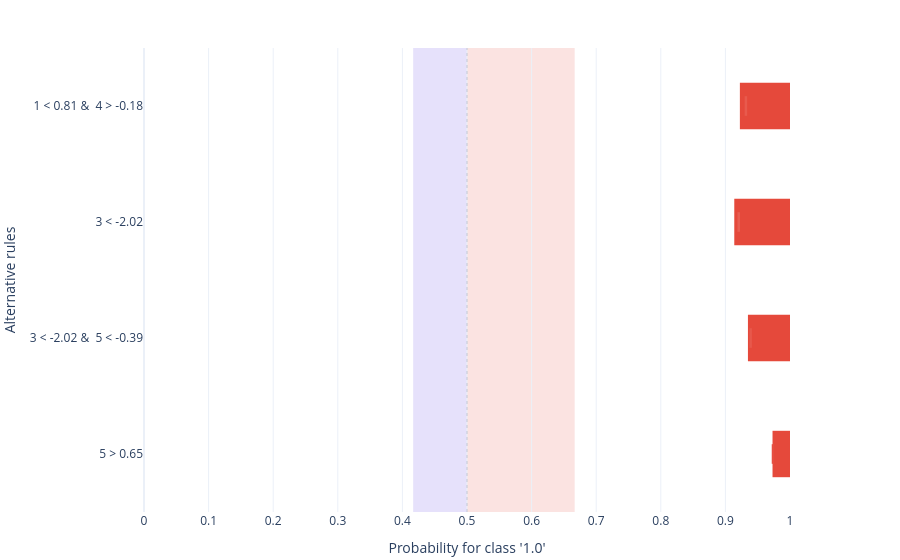

Notebook code cell kept with this figure:
### Markdown cell above
### Filtering — top N alternatives

`filter_top` limits the chart to the N alternatives returned first by CE's ranker (default ranking metric: `rnk_metric="ensured"`).

### Code cell
alternatives[1].plot(
    style="plotly.local.alternative_bars",
    show=True,
    filter_top=4,
);

### Figure 1 — Plotly figure (JSON) as saved in the notebook; plotly's stock layout.template omitted (floating-point values rounded to 4 significant figures)
{"data": [{"base": [0.9224, 0.9138, 0.9349, 0.9729], "hovertemplate": "%{hovertext}<extra></extra>", "hovertext": ["<b>Alternative 1</b><br>Rule: 1 < 0.81 & \n4 > -0.18<br>Feature(s): 1, 4<br>Current value(s): 0.8202306791482605, -1.1698874169376605<br><br>Alt prediction: 0.9318<br>Prediction delta: +0.3984<br>Base prediction: 0.5333<br>Interval: [0.9224, 1]<br>Interval width: 0.07758", "<b>Alternative 2</b><br>Rule: 3 < -2.02<br>Feature(s): 3<br>Current value(s): 0.5081898342893361<br><br>Alt prediction: 0.9206<br>Prediction delta: +0.3873<br>Base prediction: 0.5333<br>Interval: [0.9138, 1]<br>Interval width: 0.08625", "<b>Alternative 3</b><br>Rule: 3 < -2.02 & \n5 < -0.39<br>Feature(s): 3, 5<br>Current value(s): 0.5081898342893361, 0.00035882151950361596<br><br>Alt prediction: 0.9391<br>Prediction delta: +0.4058<br>Base prediction: 0.5333<br>Interval: [0.9349, 1]<br>Interval width: 0.06511", "<b>Alternative 4</b><br>Rule: 5 > 0.65<br>Feature(s): 5<br>Current value(s): 0.00035882151950361596<br><br>Alt prediction: 0.9736<br>Prediction delta: +0.4403<br>Base prediction: 0.5333<br>Interval: [0.9729, 1]<br>Interval width: 0.02707"], "marker": {"color": "#e5493b", "line": {"width": 0}}, "name": "interval", "orientation": "h", "showlegend": false, "type": "bar", "width": 0.4, "x": [0.07758, 0.08625, 0.06511, 0.02707], "y": ["1 < 0.81 & \n4 > -0.18", "3 < -2.02", "3 < -2.02 & \n5 < -0.39", "5 > 0.65"]}, {"hovertemplate": "%{hovertext}<extra></extra>", "hovertext": ["<b>Alternative 1</b><br>Rule: 1 < 0.81 & \n4 > -0.18<br>Feature(s): 1, 4<br>Current value(s): 0.8202306791482605, -1.1698874169376605<br><br>Alt prediction: 0.9318<br>Prediction delta: +0.3984<br>Base prediction: 0.5333<br>Interval: [0.9224, 1]<br>Interval width: 0.07758", "<b>Alternative 2</b><br>Rule: 3 < -2.02<br>Feature(s): 3<br>Current value(s): 0.5081898342893361<br><br>Alt prediction: 0.9206<br>Prediction delta: +0.3873<br>Base prediction: 0.5333<br>Interval: [0.9138, 1]<br>Interval width: 0.08625", "<b>Alternative 3</b><br>Rule: 3 < -2.02 & \n5 < -0.39<br>Feature(s): 3, 5<br>Current value(s): 0.5081898342893361, 0.00035882151950361596<br><br>Alt prediction: 0.9391<br>Prediction delta: +0.4058<br>Base prediction: 0.5333<br>Interval: [0.9349, 1]<br>Interval width: 0.06511", "<b>Alternative 4</b><br>Rule: 5 > 0.65<br>Feature(s): 5<br>Current value(s): 0.00035882151950361596<br><br>Alt prediction: 0.9736<br>Prediction delta: +0.4403<br>Base prediction: 0.5333<br>Interval: [0.9729, 1]<br>Interval width: 0.02707"], "marker": {"color": ["#e85a4d", "#e85d51", "#e7584b", "#e64e41"], "line": {"color": ["#e85a4d", "#e85d51", "#e7584b", "#e64e41"], "width": 2.5}, "size": 14, "symbol": "line-ns-open"}, "mode": "markers", "name": "prediction", "showlegend": false, "type": "scatter", "x": [0.9318, 0.9206, 0.9391, 0.9736], "y": ["1 < 0.81 & \n4 > -0.18", "3 < -2.02", "3 < -2.02 & \n5 < -0.39", "5 > 0.65"]}], "layout": {"autosize": true, "barmode": "overlay", "margin": {"b": 48, "l": 5, "r": 110, "t": 48}, "shapes": [{"fillcolor": "#e6e1fb", "layer": "below", "line": {"width": 0}, "type": "rect", "x0": 0.4167, "x1": 0.5, "xref": "x", "y0": 0, "y1": 1, "yref": "y domain"}, {"fillcolor": "#fbe3e1", "layer": "below", "line": {"width": 0}, "type": "rect", "x0": 0.5, "x1": 0.6667, "xref": "x", "y0": 0, "y1": 1, "yref": "y domain"}, {"line": {"color": "rgba(100,116,139,0.3)", "dash": "dot", "width": 1}, "type": "line", "x0": 0.5, "x1": 0.5, "xref": "x", "y0": 0, "y1": 1, "yref": "y domain"}], "showlegend": false, "title": {"text": ""}, "xaxis": {"range": [0, 1], "tickvals": [0, 0.1, 0.2, 0.3, 0.4, 0.5, 0.6, 0.7, 0.8, 0.9, 1], "title": {"text": "Probability for class '1.0'"}}, "yaxis": {"automargin": true, "autorange": "reversed", "showticklabels": true, "title": {"text": "Alternative rules"}}, "yaxis2": {"overlaying": "y", "range": [3.5, -0.5], "showgrid": false, "showline": false, "side": "right", "tickmode": "array", "ticks": "", "ticktext": ["0.8202306791482605, -1.1698874169376605", "0.5081898342893361", "0.5081898342893361, 0.00035882151950361596", "0.00035882151950361596"], "tickvals": [0, 1, 2, 3], "title": {"font": {"size": 11}, "text": "Instance values"}, "zeroline": false}}}
